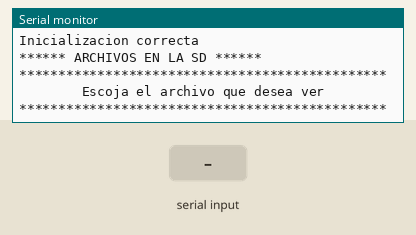
Recording of a sketch running on a simulated Arduino Uno, built with avr-gcc and run on an emulated ATmega328P. Shown: the last lines printed to the serial monitor. The inputs (shaded band) are chosen by the test bench. Storage starts empty.

Above: at 1.3 s.
1.4 s: "1" received over Serial
At 1.5 s:
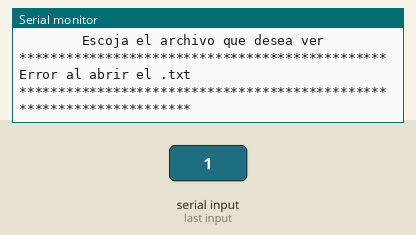
8.9 s: "4" received over Serial
At 10.0 s:
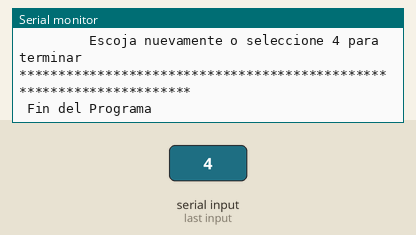

The sketch:

LAB5.ino
```cpp
//Katherine Caceros
//LABORATORIO 5
// 18307

#include <SPI.h>
#include <SD.h>


int num; //variable del archivo .txt
int fin; // variable para terminar programa
void printDirectory(void);

File myFile; // leer SD


void setup() {
  // put your setup code here, to run once:
  Serial.begin(9600);
  while(!Serial){
  ;     //Esperamos a que se conecte el puerto
}
  SPI.setModule(0);   //Configuracion para la inicializacion del SPI
  Serial.println();
  Serial.println("Inicializando la memoria SD...");
  Serial.println();

    if (!SD.begin(4)){ //repite
      Serial.println("Inicializacion fallida...!"); //inicializacion fallida de la SD
    return;
}
  Serial.println("Inicializacion correcta "); //muestra el menu al ususario
  Serial.println(); //muestra el menu
  Serial.println("****** ARCHIVOS EN LA SD ******");
  Serial.println();
  myFile = SD.open("/");                      //Abre el archivo en sd
  printDirectory(myFile, 0);                 //Muestra el archivo dentro de la SD
  Serial.println("");
  Serial.println("***********************************************");
  Serial.println("        Escoja el archivo que desea ver        ");
  Serial.println("***********************************************");
}

void loop() {
  // put your main code here, to run repeatedly:
  while (fin !=4){   //mientras el usuario no seleccione 4 sigue el programa
if (Serial.available()>0){
  num = Serial.read();
   }
  if (num == '1'){                   //primer archivo
    myFile = SD.open("Pacman.txt");    //debe de ir el nombre del archivo
    if (myFile){
      Serial.println();
      Serial.println("*******************************************");
      Serial.println("                  Pacman                   ");
      Serial.println("*******************************************");

      while (myFile.available()){
        Serial.write(myFile.read());
      }
      myFile.close();
    }
    else{
      Serial.println("Error al abrir el .txt");
    }
      Serial.println();
      Serial.println("*********************************************************************");
      Serial.println("         Escoja nuevamente o seleccione 4 para terminar              ");
      Serial.println("*********************************************************************");
  }

if (num == '2'){
  myFile = SD.open("Fantasma.txt");//segundo archivo
  if(myFile){
      Serial.println();
      Serial.println("*******************************************");
      Serial.println("                Fantasma                   ");
      Serial.println("*******************************************");

      while (myFile.available()){
        Serial.write(myFile.read());
    }
    myFile.close();
  }
  else{
    Serial.println("Error al abrir el .txt");
  }
      Serial.println();
      Serial.println("*********************************************************************");
      Serial.println("         Escoja nuevamente o seleccione 4 para terminar              ");
      Serial.println("*********************************************************************");
}

if(num == '3'){
  myFile = SD.open("Cerezas.txt");//tercer archivo
  if(myFile){
      Serial.println();
      Serial.println("*******************************************");
      Serial.println("                  Cerezas                  ");
      Serial.println("*******************************************");

    while (myFile.available()){
      Serial.write(myFile.read());
    }
    myFile.close();
  } else{
    Serial.println("Error al abrir el .txt");
  }
      Serial.println("*********************************************************************");
      Serial.println("         Escoja nuevamente o seleccione 4 para terminar              ");
      Serial.println("*********************************************************************");
  }
else if (num =='4'){ //funcion para termina el programa
  Serial.println("");
  Serial.println(" Fin del Programa ");
  fin=4;
}
else{}
}
}
/*La funcion del vector de interrupciones y las subrutinas
  para el directorio de la SD */
void printDirectory(File dir, int numTabs){//funcion para mostrar el directorio
  while(true){ //entra al directorio
    File entry = dir.openNextFile();
    if(!entry){                       //no más archivos
      break;
    }
    for (uint8_t i=0; i<numTabs; i++){ //
      Serial.print('\t');
    }
    Serial.print(entry.name());
    if (entry.isDirectory()){
      Serial.println("/");
      printDirectory(entry, numTabs+1);
    }
    else{
      //mostrara el tamaño de los archivos
      Serial.print("\t\t");
      Serial.println(entry.size(), DEC);
    }
    entry.close();
  }
}
```

Measured:
- after the input at 1.4 s, the serial monitor: prints a new line at once (image 1)
- after the input at 8.9 s, the serial monitor: prints a new line after 0.21 s (image 2)
